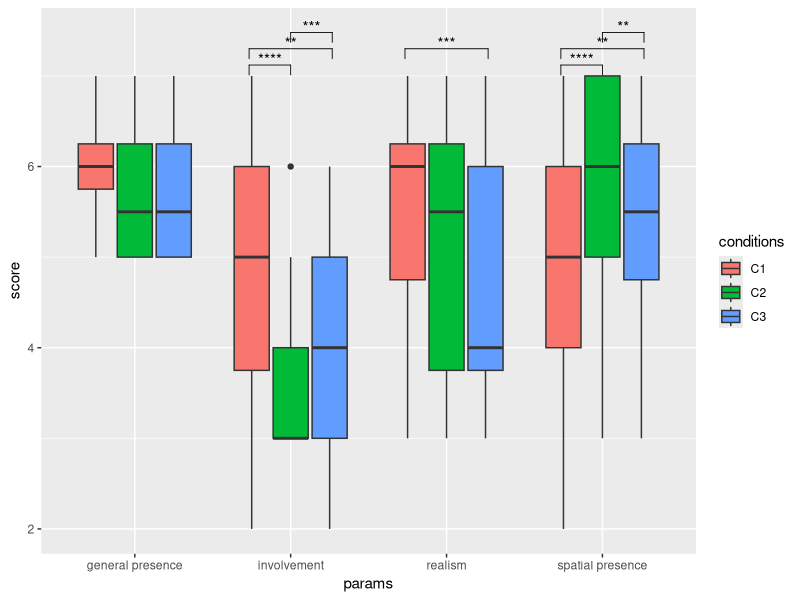
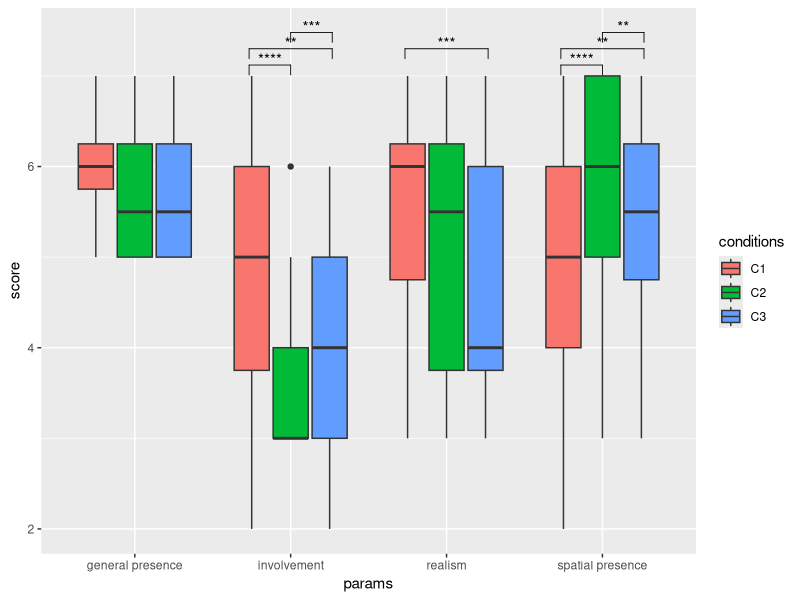

Write the R code that produced these figures, in order. (Note: this script raises an error after producing the figures.)
## ---- chunk 1
# Required packages
library(ggpubr)  # https://github.com/kassambara/ggpubr
library(rstatix)  # https://github.com/kassambara/rstatix


# Add automatically x and y positions
df=read.csv('csv/spatial.csv', sep=",")
bxp <- ggplot(df, aes(x = params, y = score)) +
  geom_boxplot(aes(fill = conditions))
stat.test <- df %>% 
  group_by(params) %>% 
  wilcox_test(score~conditions, p.adjust.method = 'BH') %>%
  add_significance("p") %>%
  add_xy_position(x = "params")
bxp + stat_pvalue_manual(stat.test, label = 'p.signif', hide.ns = TRUE, tip.length = 0.02)

# saving the final figure
ggsave("out/spatial.pdf", width = 6.5, height = 4, dpi = 1000)
## ---- chunk 2
# create a data frame
spatial_data =read.csv('csv/spatial.csv', sep=",")
attach(spatial_data)

# analysis of variance
anova = aov(score ~params, data=spatial_data)
summary(anova)

# pairwise comp
tukey = TukeyHSD(anova)
print(tukey)
## ---- chunk 3
# grouped box plot
spatial_plt <- ggplot(data = spatial_data, mapping = aes(x = params, y = score, fill = vrar)) +
  stat_boxplot(geom = "errorbar", width=.2, position=position_dodge(.75)) +
  geom_boxplot(aes(color=vrar), coef = 0, outlier.alpha = 0, show.legend = F) +
  # geom_point(position=position_jitterdodge(dodge.width=0.9)) +
  stat_compare_means(method="t.test") + 
  geom_segment(data=spatial_data, aes(x=params, xend=params, y=3.5, yend=3.5), colour="red", size=2, inherit.aes = F)  + 
  stat_summary(fun="mean", geom="point", shape=1, size=3, position=position_dodge(width=0.75), color="black") + 
  stat_summary(geom = "crossbar", width=0.65, fatten=0, color="black", fun.data = function(x){c(y=median(x), ymin=median(x), ymax=median(x))}, position=position_dodge(width=0.75)) +
  scale_fill_manual(name= "vrar", values = c("#E76469", "#F8D85E")) +
  scale_color_manual(name = "vrar", values = c("#E76469", "#F8D85E")) + 
  scale_y_continuous(minor_breaks = seq(0, 7, 1), breaks = seq(1, 7.1, by=1), limits=c(1,7.1)) + 
  theme_bw() + 
  theme(axis.line = element_blank(),
        axis.title.x=element_blank(),
        axis.title.y=element_blank(),
        axis.text.x = element_text(color="black", size=fontsize),
        axis.text.y = element_text(color="black", size=fontsize),
        text = element_text(size=fontsize),
        strip.background = element_blank(),
        plot.background = element_blank(),
        plot.margin = unit(c(0.005, .025, 0, 0), "null"),
        panel.border = element_blank(),
        panel.spacing = unit(c(0, 0, 0, 0), "null"),
        #panel.grid.major = element_blank(),
        legend.position = c(.95, 0.2),
        legend.justification = c("right", "top"),
        legend.title=element_blank(),
        legend.text=element_text(size=fontsize),
        legend.box.just = "right",
        legend.box.background = element_rect(fill = "white", color = "black", size = 1))

spatial_plt
